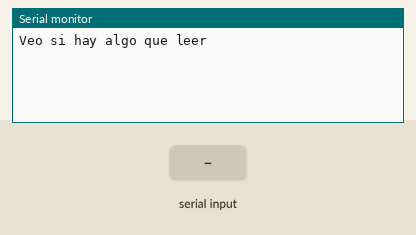
Bench run of a sketch on a simulated ESP8266 (NodeMCU). Parts: the last lines printed to the serial monitor. The test bench sets the inputs (shaded band). WiFi joins after 1.5 s; servers stay silent unless stated; uploads are accepted with an empty reply; not simulated (calls return 0 or success): secrets.h.

Above: at 3.2 s.
3.3 s: "1" received over Serial
At 7.7 s:
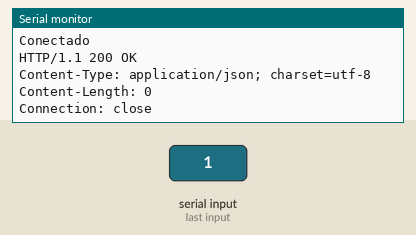
8.9 s: "0" received over Serial
At 12.47 s:
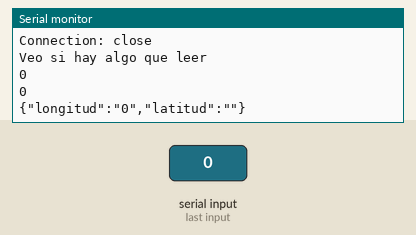
14.5 s: "2" received over Serial
At 17.78 s:
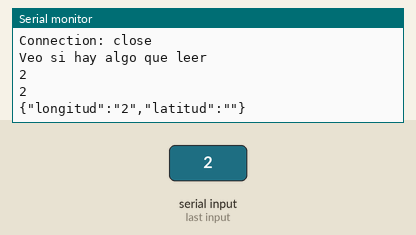
Timing chart, 0 to 19.3 s (numbered marks = the images above; inputs shaded):
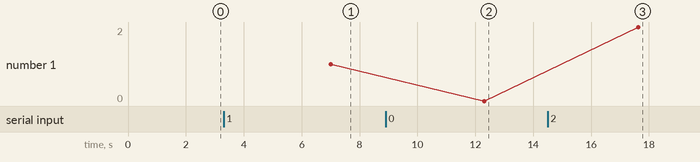

Measured:
- after the input at 3.3 s, the serial monitor: prints a new line after 3.7 s (image 1)
- after the input at 8.9 s, the serial monitor: prints a new line after 3.4 s (image 2)
- after the input at 14.5 s, the serial monitor: prints a new line after 3.1 s (image 3)
- plotted number 1: 0 → 2 after the input at 14.5 s

The sketch:

WiFiClientBasic.ino
```cpp
/*
    This sketch sends a string to a TCP server, and prints a one-line response.
    You must run a TCP server in your local network.
    For example, on Linux you can use this command: nc -v -l 3000
*/

#include <ESP8266WiFi.h>
#include <ESP8266WiFiMulti.h>
#include <ESP8266HTTPClient.h>
#include <ArduinoJson.h>
#include "secrets.h"

const char* ssid     = STASSID;
const char* password = STAPSK;
static String timetoarrive;
static String timetoarriveci;
int selectbus = 39;
uint8_t buf[10];


//const char* host = "djxmmx.net";
//const uint16_t port = 17;

ESP8266WiFiMulti WiFiMulti;

void setup() {
  Serial.begin(9600);
  // We start by connecting to a WiFi network
  WiFi.mode(WIFI_STA);
  WiFiMulti.addAP(ssid, password);

  //Serial.println();
  //Serial.println();
  //Serial.print("Wait for WiFi... ");

  while (WiFiMulti.run() != WL_CONNECTED) {
    //Serial.print(".");
    delay(500);
  }

  //Serial.println("");
  //Serial.println("WiFi connected");
  //Serial.println("IP address: ");
  //Serial.println(WiFi.localIP());

  delay(500);
}


void loop() {
  // Recogemos lo que viene de la transmisión LORA
  String payloadfromuno;
  String longitud;
  String latitud;
  Serial.println("Veo si hay algo que leer");
  if (Serial.available () > 0) {
    while(Serial.available() > 0) {
      //Serial.println("Comienzo a leer");
      char c = Serial.read();
      payloadfromuno += c;
    }
    Serial.println(payloadfromuno);
    longitud = payloadfromuno.substring(0,12);
    longitud.replace(',','-');
    latitud = payloadfromuno.substring(13,26);
    latitud.replace(',','-');
    Serial.println(longitud);
    Serial.println(latitud);
    String body = "{\"longitud\":\"" + longitud + "\",\"latitud\":\"" + latitud +"\"}";
    Serial.println(body);

    // Una vez obtenidos los datos habrá que realizar el POST
    WiFiClient client;
    String server = "192.168.1.35";
    // This will send the request to the server
    if (client.connect(server,3002)) {
      Serial.println("Conectado");
      client.print("POST /lora_gps");
      client.println(" HTTP/1.0");
      client.println("Host: 192.168.1.35");
      client.println("Content-Type: application/json");
      client.println("Accept: application/json");
      client.print("Content-Length: ");
      client.println(body.length());
      client.println();
      client.print(body);
    } else {
      Serial.println("Connection Failed!!!");
    }
    while (client.available() == 0) {
      //Espero respuesta del servidor
      delay(1000);
    }

    String payload ="";
    if (client.available() > 0) {
      //Serial.println("Respuesta del servidor");
      char c;
      while (client.available() > 0) {
        c = client.read();
        payload += c;
      }
    }

    Serial.println(payload);

    client.stop();
  }
  delay(5000);
}
```
